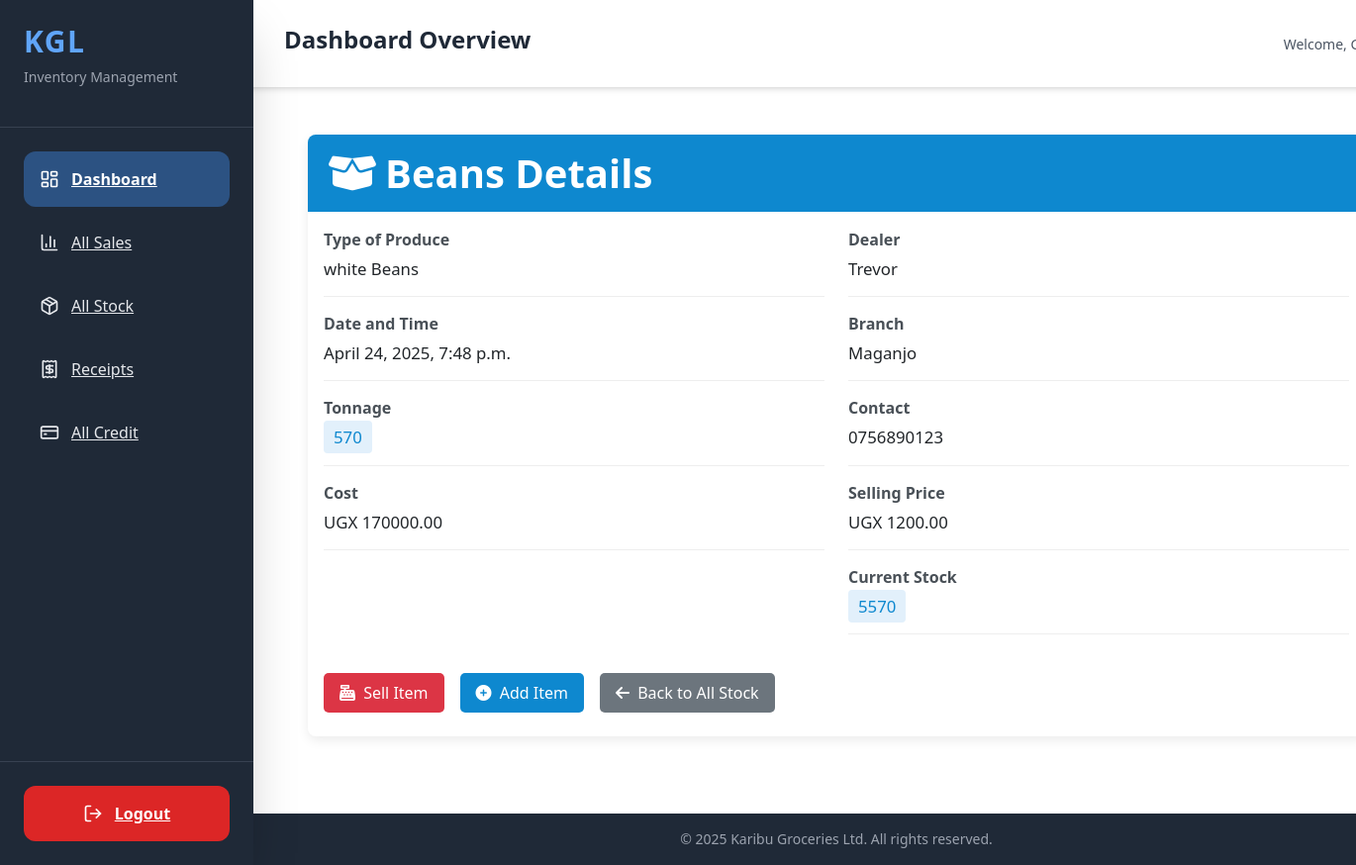
The page /allstock/2/ on the database its author committed.
### kgl_app/models.py (models this page shows, shortened)
class Stock(models.Model):
    name_of_produce=models.CharField(max_length =255)
    type_of_produce =models.ForeignKey(ProduceType,on_delete=models.CASCADE,null=False,)
    date_and_time_of_produce= models.DateTimeField(auto_now_add =True)
    received_quantity = models.IntegerField(blank=False,null=False,default=0)
    issued_quantity=models.IntegerField(blank=False,null=False,default=0)
    tonnage =models.IntegerField(blank = False,null=False,default=0)
    cost=models.IntegerField(blank =False,default=25)
    name_of_dealer=models.CharField(max_length=255)
    branch=models.ForeignKey(Branch, on_delete=models.CASCADE,null=False,default=0)
    contact=models.CharField(default=20,null=False)
    selling_price=models.IntegerField(null=True,blank=True)
    current_stock =models.IntegerField(null=True,blank=False)

class ProduceType(models.Model):
    type_of_produce = models.CharField(max_length=50)
    def __str__(self):
        return self.type_of_produce

class Branch(models.Model):
    branch_name = models.CharField(max_length=50)
    location = models.CharField(max_length=100)
    def __str__(self):
        return self.branch_name

### kgl_app/views.py (the view)
# urls.py: path('allstock/<int:stock_id>/', views.detail, name="detail"),
def detail(request, stock_id):
    stock = get_object_or_404(Stock, id=stock_id)
    return render(request, 'detail.html', {'stock': stock})

### kgl_app/templates/detail.html (shortened to what this page needs)
{% extends 'base.html' %}
{% load static %}
{% block content %}
<link href="https://cdn.jsdelivr.net/npm/bootstrap@5.3.0/dist/css/bootstrap.min.css" rel="stylesheet">
<link rel="stylesheet" href="https://cdnjs.cloudflare.com/ajax/libs/font-awesome/6.0.0/css/all.min.css">
<div class="container-fluid py-4">
    <div class="card stock-card">
        <div class="card-header card-header-stock">
            <h1 class="card-title-stock">
                <i class="fas fa-box-open me-2"></i>{{ stock.name_of_produce }} Details
            </h1>
        </div>
        <div class="card-body">
            <div class="row">
                <div class="col-md-6">
                    <div class="detail-item">
                        <div class="detail-label">Type of Produce</div>
                        <div class="detail-value">{{ stock.type_of_produce }}</div>
                    </div>
                    <div class="detail-item">
                        <div class="detail-label">Date and Time</div>
                        <div class="detail-value">{{ stock.date_and_time_of_produce }}</div>
                    </div>
                    <div class="detail-item">
                        <div class="detail-label">Tonnage</div>
                        <div class="detail-value"><span class="badge-value">{{ stock.tonnage }}</span></div>
                    </div>
                    <div class="detail-item">
                        <div class="detail-label">Cost</div>
                        <div class="detail-value">UGX {{ stock.cost|floatformat:2 }}</div>
                    </div>
                </div>
                <div class="col-md-6">
                    <div class="detail-item">
                        <div class="detail-label">Dealer</div>
                        <div class="detail-value">{{ stock.name_of_dealer }}</div>
                    </div>
                    <div class="detail-item">
                        <div class="detail-label">Branch</div>
                        <div class="detail-value">{{ stock.branch }}</div>
                    </div>
                    <div class="detail-item">
                        <div class="detail-label">Contact</div>
                        <div class="detail-value">{{ stock.contact }}</div>
                    </div>
                    <div class="detail-item">
                        <div class="detail-label">Selling Price</div>
                        <div class="detail-value">UGX {{ stock.selling_price|floatformat:2 }}</div>
                    </div>
                    <div class="detail-item">
                        <div class="detail-label">Current Stock</div>
                        <div class="detail-value"><span class="badge-value">{{ stock.current_stock }}</span></div>
                    </div>
                </div>
            </div>
            <div class="d-flex flex-wrap mt-4">
                <a href="{% url 'issue_item' stock.id %}" class="action-btn sell-btn me-3 mb-2">
                    <i class="fas fa-cash-register me-1"></i> Sell Item
                </a>
                <a href="{% url 'addstock' stock.id %}" class="action-btn add-btn me-3 mb-2">
                    <i class="fas fa-plus-circle me-1"></i> Add Item
                </a>
                <a href="{% url 'allstock' %}" class="action-btn back-btn mb-2">
                    <i class="fas fa-arrow-left me-1"></i> Back to All Stock
                </a>
            </div>
        </div>
    </div>
</div>
{% endblock %}

### kgl_app/templates/base.html (style rules this page uses)
body { font-family: 'Inter', sans-serif; background-color: #f4f7f9; }

### kgl_app/templates/detail.html (style rules this page uses)
.stock-card { border: none; border-radius: 8px; box-shadow: 0 4px 12px rgba(0, 0, 0, 0.08); overflow: hidden; margin-bottom: 30px; }
.card-header-stock { background-color: #0e88cf; color: white; padding: 15px 20px; border-bottom: none; }
.card-title-stock { font-weight: 600; margin: 0; }
.detail-item { margin-bottom: 15px; padding-bottom: 15px; border-bottom: 1px solid #eee; }
.detail-label { font-weight: 600; color: #495057; margin-bottom: 5px; }
.detail-value { color: #212529; font-size: 1.05rem; }
.action-btn { padding: 8px 16px; border-radius: 5px; font-weight: 500; transition: all 0.2s ease; text-decoration: none; margin-right: 10px; }
.sell-btn { background-color: #dc3545; color: white; border: none; }
.add-btn { background-color: #0e88cf; color: white; border: none; }
.back-btn { background-color: #6c757d; color: white; border: none; }
.badge-value { background-color: #e2f0fb; color: #0e88cf; padding: 5px 10px; border-radius: 4px; font-weight: 500; }

### rows shown on the page
Stock: name_of_produce "Beans", type_of_produce "white Beans", date_and_time_of_produce "April 24, 2025, 7:48 p.m.", tonnage "570", cost "170000.00", name_of_dealer "Trevor", branch "Maganjo", contact "0756890123", selling_price "1200.00", current_stock "5570"
